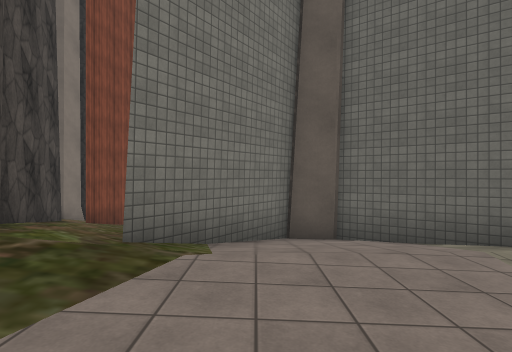
[1] (above)

13 first-person views from a walk through a Unity game level. The camera is 1.4 m above the floor, looks level and sees 80° across. The floor is counted in squares, 2 m on a side. Each view is taken from the middle of a square. On the plan, view 1 faces up. The plan holds only what a view shows up to about 10 squares ahead; the rest is blank. The place goes on beyond the plan. Some surface patterns are stand-ins.

[2]
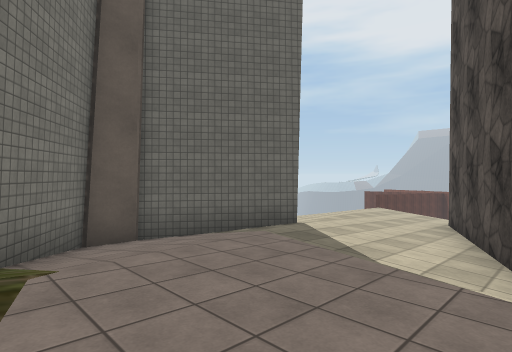

[3]
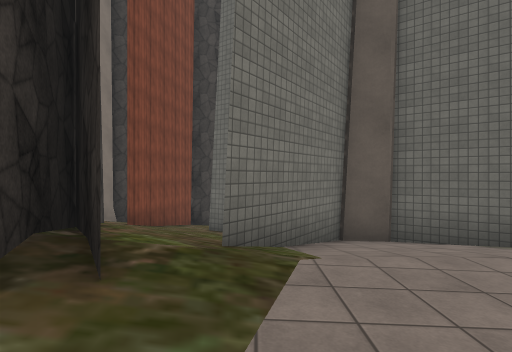

[4]
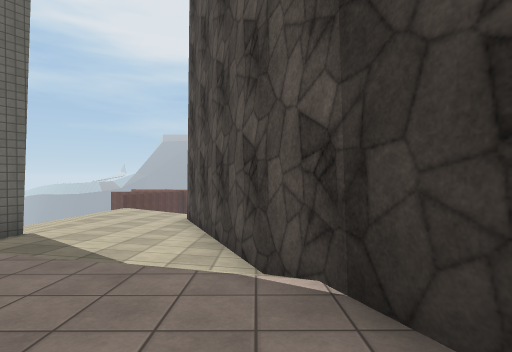

[5]
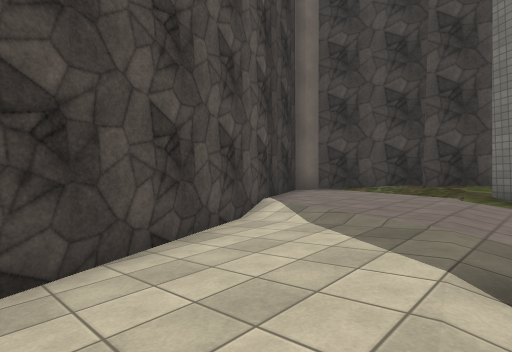

[6]
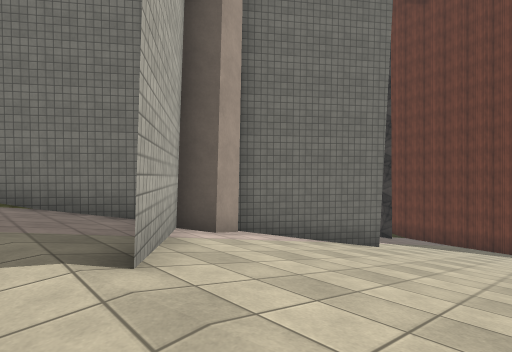

[7]
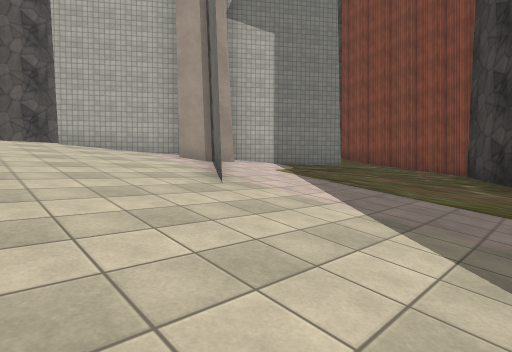

[8]
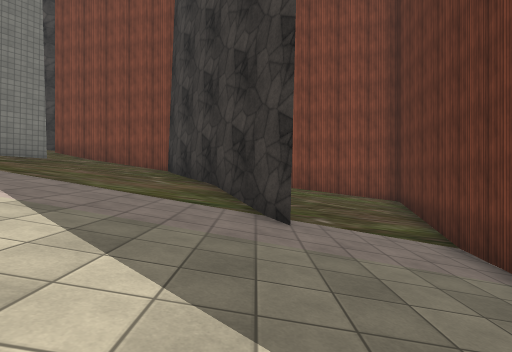

[9]
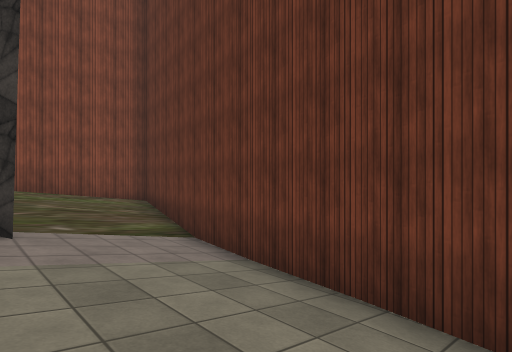

[10]
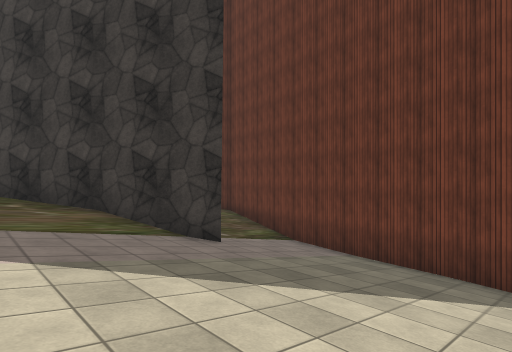

[11]
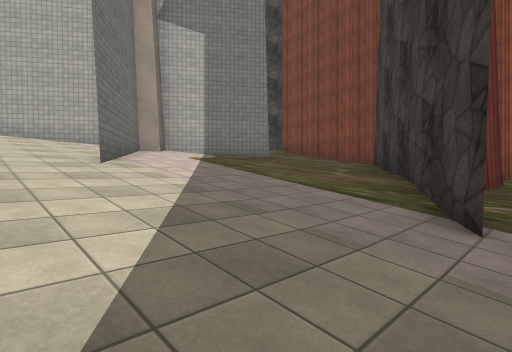

[12]
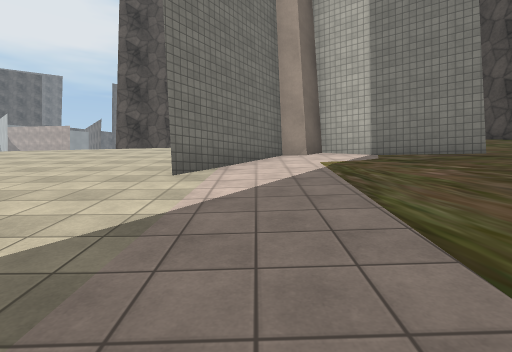

[13]
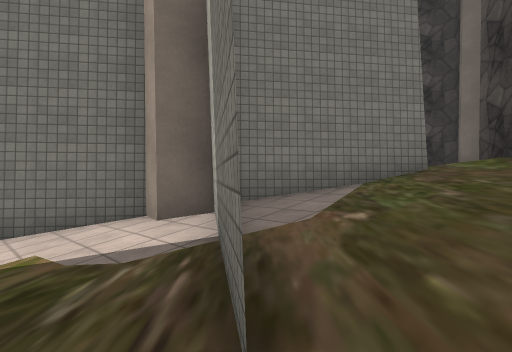

### Floor plan
Key: @ floor where view 1 was taken; # wall or solid block; . main floor; - floor 0.75 m lower than the main floor; _ floor 1.5 m lower than the main floor; < floor 2.5 m lower than the main floor; ( floor 3.25 m lower than the main floor; ! floor 4 m lower than the main floor; ? floor 4.75 m lower than the main floor.
Columns run from 6 left of view 1 to 6 right of it. Each row starts with its distance up from view 1.
 18     ###
 17     #!######
 16    # (!!??? #
 15    #(((!!!!!!
 14    #(###(!!!!
 13    ####((((((
 12    ##<<((((((
 11   ##<<<<(((((
 10 ###____<<<<<<
  9 ###______#<<<
  8  ##_##__##___
  7  #--_####____
  6  ##---###____
  5   #..-#-##---
  4   #..##..##..
  3   ##........-
  2    ##.....--#
  1    #.....-###
  0    ##.@####
 -1     ####

Positions as (right, up) in squares from view 1, and headings:
1: (0, 0), facing up
2: (-1, 0), facing up-right
3: (-1, 0), facing up
4: (-1, 0), facing right
5: (6, 4), facing down-left
6: (6, 3), facing up-left
7: (6, 13), facing down-left
8: (6, 14), facing left
9: (6, 14), facing up-left
10: (6, 11), facing up-left
11: (5, 15), facing down-left
12: (2, 14), facing down
13: (-3, 9), facing down-right
